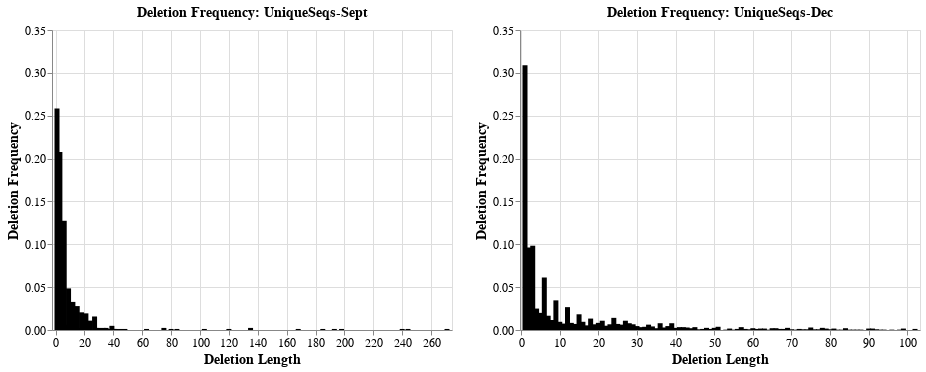

Source (notebook cell):
### Code cell
# Generate the histogram for metric 3: pairwise data.
hist_unweight_sept = alt.Chart(pairwise_unweighted_data.reset_index()).mark_bar(color='black').encode(
x = alt.X('Deletion_Length',
          axis=alt.Axis(title='Deletion Length', titleFontSize=14, labelFontSize=12),
          scale=alt.Scale(nice=False)),
y = alt.Y('Unweighted Frequency',
          title='Deletion Frequency',
          axis=alt.Axis(titleFontSize=14, labelFontSize=12),
          scale=alt.Scale(domain=[0,0.35]))).properties(title={"text":'Deletion Frequency: UniqueSeqs-Sept',
                                                                                             "fontSize":14
                                                                                             })
# Generate the histogram for metric 3: multi data.
hist_unweight_dec = alt.Chart(multi_unweighted_data.reset_index()).mark_bar(color='black').encode(
x = alt.X('Deletion_Length',
          axis=alt.Axis(title='Deletion Length', titleFontSize=14, labelFontSize=12),
          scale=alt.Scale(nice=False)),
y = alt.Y('Unweighted Frequency',
          title='Deletion Frequency',
          axis=alt.Axis(titleFontSize=14, labelFontSize=12),
          scale=alt.Scale(domain=[0,0.35]))).properties(title={"text":'Deletion Frequency: UniqueSeqs-Dec',
                                                                                             "fontSize":14
                                                                                             })


# Merge the two plots.
hist_unweight_sept|hist_unweight_dec
